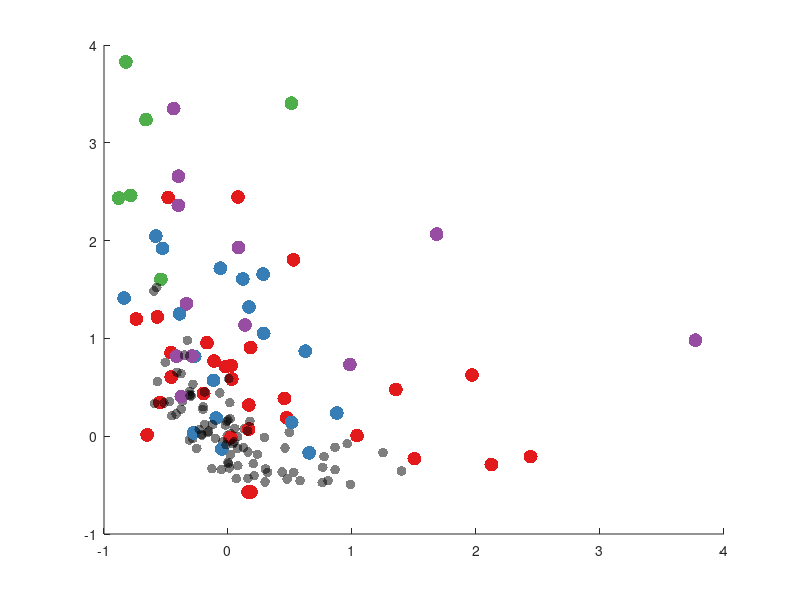

Write MATLAB code to recreate this figure. (Note: this script raises an error after producing the figure.)
% Script to plot figures with ROMnorm vs. MSEnorm
clear;

% Load data table (made in "generate_rom_mse_datatable.m")
%%% Save out params 1       2          3    4     5     6 
% Column 1 -- subject ID
% Column 2 -- control subject? 1=yes, 0=no
% Column 3 -- joint number (#1-11)
% Column 4 -- affected hand? 1=yes, 0=no (for controls affected=L, unaff=R)
% Column 5 -- [mse_min, mse, mse_max]; 
% Column 6 -- [rom_min, rom, rom_max];


% Assume you're in the doses-kincode directory: 
%nstd = 0.5; 
%load(['data/datatable' num2str(nstd) 'std_acc_samp_prec.mat'])
load('data/datatable_boot_acc_samp_prec.mat')

%% Get out mse_norm and rom_norm
mse_norm = []; % N x 3 
rom_norm = []; % N x 5
jt_ = []; % 1 x N 
id_ = []; % 1 x N: id: 1=aff, 2=unaff, 3=ctrl
subj_nm = {}; 

for jt = 1 : 11
    
    % Get control values to do the normalizations: 
    normal_rom = []; 
    normal_mse = []; 

    for i = 1:length(datatable)
            % correct joint             % normals
        if datatable{i}{3} == jt && datatable{i}{2} == 1
            mse = datatable{i}{5};
            rm = datatable{i}{6}; 
            normal_rom = [normal_rom rm(2)]; 
            normal_mse = [normal_mse mse(2)]; 
            
        end
    end

    % Calculate normalizers for this joint 
    medROM = median(normal_rom); 
    medMSE = median(normal_mse);

    % Now collect all data we care about and normalize it 
    for i = 1:length(datatable)
    
        % Correct joint 
        if datatable{i}{3} == jt 

            if datatable{i}{2} == 1 
                id_num = 3; % CONTROL -- not distinguishing b/w L/R; 
            
            elseif datatable{i}{2} == 0 && datatable{i}{4} == 1 % affected
                id_num = 1; % AFF
               
            elseif datatable{i}{2} == 0 && datatable{i}{4} == 0 % unaffected
                id_num = 2; %UNAFF
            else
                disp('Mistake! You should NOT end up here -- you should be in one of the above if/else statements')
                keyboard
            end
            
            % Save [min, val, max] for mse/rom: 
            mse = datatable{i}{5};
            rm = datatable{i}{6}; 
            mse_norm = [mse_norm; (mse - medMSE)/medMSE ];
            rom_norm = [rom_norm; (rm  - medROM)/medROM ]; 
            jt_ = [jt_ jt]; 
            id_ = [id_ id_num]; 
            subj_nm{end+1} = datatable{i}{1}{1}; 

        end
    end
end

%% Plot rom_norm vs. mse_norm

% Plot datapoints 
ix1 = find(id_==1); % affected
ix2 = find(id_==2); %unaffected
ix3 = find(id_==3); % ctrls 

%% Plot 1 -- only mean, by joint category
figure; hold all; 
ax = subplot(1,1,1); 

% Which data to consider "abnormal" 
load('data/norm_abn_pat_indices.mat', 'save_indices'); 

% key options : 
% 'all_patients', -- all patients' affected jts regardless of whether in the 
% %                   'normal ellipse' or not are used to make
%                       joint-specific ellipses (not used) 
% 'all_mean_outside_ellipse_patients' -- if the mean of the patient / joint
%                       is outside the ellipse, then use this to make joint
%                       specific ellipses (used for fig 2) 
% 'all_error_outside_ellipse_patients' -- if the mean and ALL the error
%                        bars are outside the ellipse, then use this to 
%                        make joint specific ellipses (used for supp fig 3)
abnormal_key = 'all_mean_outside_ellipse_patients'; 

% light to dark 
%colors_p = {[253,204,138],[252,141,89],[227,74,51],[179,0,0]};
colors_p = {[228,26,28],[55,126,184],[77,175,74],[152,78,163]}; 

% light to dark 
%colors_c = {[.8, .8, .8], [.6, .6, .6], [.4, .4, .4], [.2, .2, .2]}; 
%colors_c = colors_p; 

for i=1:11
    if i<=5 % distal joints 
        %mark = 's';
        c = 1; % category 1 
    elseif i==6 % elbow 
        %mark = 'o'; 
        c = 3; % category 3 -- elbow 
    elseif i<=9 % palm 
        %mark = 'h'; 
        c = 2; % category 2 -- wrist 
    elseif i<=11 % shoulder
        %mark = 'd'; 
        c = 4; % category 4 -- wrist
    end
    ix_jt1 = find(jt_(ix1) == i); 
    ix_jt2 = find(jt_(ix2) == i); 
    ix_jt3 = find(jt_(ix3) == i); 
    
    % Affected (red) 
    n = length(ix_jt1); 
    scatter(rom_norm(ix1(ix_jt1), 2), mse_norm(ix1(ix_jt1), 2), 100, repmat(colors_p{c}/256, [n, 1]), 'filled');

    % Control (black) 
    n = length(ix_jt3); 
    scatter(rom_norm(ix3(ix_jt3), 2), mse_norm(ix3(ix_jt3), 2), 50, 'k', 'filled', 'MarkerFaceAlpha', .5);  

    % Unaffected (blue)-- remove this for now 
    %scatter(rom_norm(ix2(ix_jt2), 2), mse_norm(ix2(ix_jt2), 2), 100, 'b', 'filled', mark)  
end

% Confidence ellipse 
[~] = plot_conf_ellipse(ax, rom_norm(ix3, 2), mse_norm(ix3, 2),'k',...
    rom_norm(ix1, 2), mse_norm(ix1, 2));

% Also plot confidence ellipses for abnormal distal/wrist/elbow/shoulder
ellipse_data = {}; 
for c = 1:4
    ellipse_data{c} = []; 
end

% Which jts are abnormal; 
abn_jts = save_indices.(abnormal_key); 

for i=1:11
    if i<=5 % distal joints 
        c = 1; % category 1 
    elseif i==6 % elbow 
        c = 3; % category 3 -- elbow 
    elseif i<=9 % palm 
        c = 2; % category 2 -- wrist 
    elseif i<=11 % shoulder
        c = 4; % category 4 -- wrist
    end
    
    
    % Get joints
    ix_jt1 = find(jt_(abn_jts) == i); 

    % save data for ellipse making later 
    ellipse_data{c} = [ellipse_data{c};...
        [rom_norm(abn_jts(ix_jt1), 2) mse_norm(abn_jts(ix_jt1), 2)]]; 
end

for c = 1:4
    [~] = plot_conf_ellipse(ax, ellipse_data{c}(:, 1),...
        ellipse_data{c}(:, 2), colors_p{c}/256,...
        [], [], 75);
end


%% Plot 2 -- affected/unaffected plus ellipse 
figure; hold all; 
ax = subplot(1,1,1); 

% Plot dots 
plot(rom_norm(ix1, 2), mse_norm(ix1, 2), 'r.', 'MarkerSize',15)
plot(rom_norm(ix2, 2), mse_norm(ix2, 2), '.', 'MarkerSize',15, 'Color', [100, 148, 165]/256)

% Plot errorbars
% for i = 1:length(ix1)
%     plot([rom_norm(ix1(i), 1), rom_norm(ix1(i), 3)],...
%          [mse_norm(ix1(i), 2), mse_norm(ix1(i), 2)], 'r-', 'MarkerSize',15)
%     plot([rom_norm(ix1(i), 2), rom_norm(ix1(i), 2)],...
%          [mse_norm(ix1(i), 1), mse_norm(ix1(i), 3)], 'r-', 'MarkerSize',15)
% end

% Plot control subjects 
plot(rom_norm(ix3, 2), mse_norm(ix3, 2), 'k.', 'MarkerSize',15)  

% Plot errorbars for normals
% for i = 1:length(ix3)
%     plot([rom_norm(ix3(i), 1), rom_norm(ix3(i), 3)],...
%          [mse_norm(ix3(i), 2), mse_norm(ix3(i), 2)], 'k-', 'MarkerSize',15)
%     plot([rom_norm(ix3(i), 2), rom_norm(ix3(i), 2)],...
%          [mse_norm(ix3(i), 1), mse_norm(ix3(i), 3)], 'k-', 'MarkerSize',15)
% end

% Confidence ellipse 
[~] = plot_conf_ellipse(ax, rom_norm(ix3, 2), mse_norm(ix3, 2),'k',...
    rom_norm(ix1, 2), mse_norm(ix1, 2));

% Labels 
xlabel('Norm ROM')
ylabel('Norm MSE')

%% Plot 2.5 -- normal / patients for individual joints
jts_ids = [5, 6, 10]; % from generate_fig2
jt_nms = {'Index DIP', 'Elbow Flex/Ext', 'Shoulder Abd/Add'}; 

jt_cols = {[237, 32, 36]/256, [118, 172, 66]/256, [127, 47, 141]/256}; % R/G/purple
subjects = {'B8M', 'B12J', 'S13J'}; 

for i_j = 1:length(jts_ids)
    figure(i_j); hold all; 

    % Plot the 'normals' ellipse 
    ax = gca; 
    [~] = plot_conf_ellipse(ax, rom_norm(ix3, 2), mse_norm(ix3, 2),'k',...
        [], []);
    
    % Now plot the individual normal points for this joint; 
    jix3 = find(jt_(ix3) == jts_ids(i_j));
    plot(rom_norm(ix3(jix3), 2), mse_norm(ix3(jix3), 2), 'k.','MarkerSize', 20)

    % Now plot the affected patient jts for this joint 
    jix1 = find(jt_(ix1) == jts_ids(i_j));

    for subj = 1:length(subjects)
        subjid = subjects{subj}; 

        for j = 1:length(jix1)
            ogix = ix1(jix1(j)); 
            if contains(subj_nm{ogix}, subjid)
                plot(rom_norm(ogix, 2), mse_norm(ogix, 2), '.', 'Color', jt_cols{i_j}, 'MarkerSize', 20)
                text(rom_norm(ogix, 2), mse_norm(ogix, 2), subjid, 'Color', jt_cols{i_j})
            end
        end
    end
    xlim([-1, 1.5])
    ylim([-1, 3.5])

    % save 
    set(gcf, 'Position', [0, 0, 400, 400])
    title(jt_nms{i_j})
    xlabel('Norm. ROM')
    ylabel('Norm. T2TV')
    saveas(figure(jt), ['figs/jt_id' num2str(jts_ids(i_j)) '_normROMvMSE.svg'])

end

%% Plot 3 -- Median values for normal, borderline, abnormal points
% inside or outside the ellipse 
test_result = plot_conf_ellipse(ax, rom_norm(ix3, 2), mse_norm(ix3, 2),'k',...
    rom_norm(ix1, 2), mse_norm(ix1, 2)); 

% Make sure output is the right length 
assert(length(test_result) == length(ix1))

% Dummy figure 
figure; ax2=subplot(1,1,1); 

% Test whether all 4 points of the 2D error bars (N/E/S/W) are outside the
% error ellipse as well
% North
tr1 = plot_conf_ellipse(ax2, rom_norm(ix3, 2), mse_norm(ix3, 2),'k',...
    rom_norm(ix1, 2), mse_norm(ix1, 3)); 
% South
tr2 = plot_conf_ellipse(ax2, rom_norm(ix3, 2), mse_norm(ix3, 2),'k',...
    rom_norm(ix1, 2), mse_norm(ix1, 1));
% East
tr3 = plot_conf_ellipse(ax2, rom_norm(ix3, 2), mse_norm(ix3, 2),'k',...
    rom_norm(ix1, 3), mse_norm(ix1, 2)); 
% West
tr4 = plot_conf_ellipse(ax2, rom_norm(ix3, 2), mse_norm(ix3, 2),'k',...
    rom_norm(ix1, 1), mse_norm(ix1, 2)); 

% Adds all test results %
sum_test_res = sum([test_result', tr1', tr2', tr3', tr4'], 2); 
assert(length(sum_test_res) == length(ix1))

% Find points that are ALL outside the ellipse; 
ix_abn = find(sum_test_res == 5);

% Points were mean is outside error ellipse (but all 4 pts of error may not
% be) 
ix_med = find(test_result == 1); 

% All points 
ix_all = 1:length(test_result); 

% Save these indices
% save_indices = struct(); 
% save_indices.('all_patients') = ix1; 
% save_indices.('all_mean_outside_ellipse_patients') = ix1(ix_med); 
% save_indices.('all_error_outside_ellipse_patients') = ix1(ix_abn); 
% save('data/norm_abn_pat_indices.mat', 'save_indices')

% Plot median plots for ROM/MSE for distal
% Jt indices to count as distal/palm/elb/shouder
dist_ix = 1:5; 
palm_ix = 7:9;
elb_ix = 6; 
shoul_ix = 10:11; 

inds = {dist_ix, palm_ix, elb_ix, shoul_ix}; 
jt_labels = {'Distal', 'Wrist', 'Elbow', 'Shoulder'}; 

% Same markers as Tom's Fig2 plot for distal/palm/elb/shouder
marker = {'s', 'h', 'o', 'd'}; 

% 3 different median lines to compute -- all / abnormal mean / abnormal
% mean+abnormal error bars
lev_ix = {ix_abn, ix_med, ix_all}; 
lev_color = {'r', 'm', 'k'}; 
lev_label = {'abn-pt', 'abn+border-pt', 'all-pt'}; 

% Different metrics to plot (rom/mse)
mets = {rom_norm(ix1, 2), mse_norm(ix1, 2)}; 
met_label = {'rom', 'mse'}; 

% Joint labels 
jts = jt_(ix1); 

% Make sure lengths of jts and mets match up since "jts" will be used to
% index into mets; 
assert(length(jts) == length(mets{1}))
assert(length(jts) == length(mets{2}))


figure; 
for met = 1:2

    % First subplot for first metric 
    subplot(1, 2, met); hold all; 
    mt = mets{met}; 

    % For each of the different lines 
    for level=1:3

        % Use level indices derived from above for which datapoints to
        % include
        mt_lev = mt(lev_ix{level}); 
        jt_lev = jts(lev_ix{level}); 

        % Category of joints: 
        for cat=1:4

            % Find all indices that fall into this joint category
            jts_cat = []; 
            for j = 1:length(inds{cat})
                tmp = find(jt_lev==inds{cat}(j)); 
                jts_cat = [jts_cat tmp]; 
            end

            % Plot median of this joint
            plot(median(mt_lev(jts_cat)), level, marker{cat},...
                'Color', lev_color{level},...
                'MarkerFaceColor', lev_color{level},...
                'MarkerSize', 10);
        end

        % Plot horizontal line 
        plot([-1, 3], [level,level], '-',...
            'Color', lev_color{level}, 'LineWidth', 1.5);

        % Add text to describe this line's data 
        text(-1, level-.25, lev_label{level}, 'Color', lev_color{level});
    end

    % Add metric title
    title('Medians by Jt Category'); 
    xlabel(['Norm ' met_label{met}])
    ylim([0, 4]); 
end

%% Plot 4 -- plot out bar plot with stars for sig / non-signifcant comparisons to control data 
figure; 

% doing this to avoid needing to index by ix1 (bc already done in
% "norm_abn_pat_indices.mat" 
mets_patient = {rom_norm(:, 2), mse_norm(:, 2)}; 

% still want to index by ix3; 
mets_control = {rom_norm(ix3, 2), mse_norm(ix3, 2)}; 
mets_label = {'ROM norm', 'MSE norm'}; 

% Joint labels 
jts_p = jt_; 
jts_c = jt_(ix3); 
jt_labels = {'Distal', 'Wrist', 'Elbow', 'Shoulder'}; 

% Jt indices to count as distal/palm/elb/shouder
dist_ix = 1:5; % index/thumb
palm_ix =7:9;% palm abd / flex / prono
elb_ix = 6; % elbow 
shoul_ix = 10:11; % shoulder 

inds = {dist_ix, palm_ix, elb_ix, shoul_ix}; 

% any patient w/ mean outside ellipse, all patients
%lev_ix = {ix_med};%, ix_all}; 

% Which data to consider "abnormal" 
load('data/norm_abn_pat_indices.mat', 'save_indices'); 

% key options : 
% 'all_patients', -- all patients' affected jts regardless of whether in the 
% %                   'normal ellipse' or not are used to make
%                       joint-specific ellipses (not used) 
% 'all_mean_outside_ellipse_patients' -- if the mean of the patient / joint
%                       is outside the ellipse, then use this to make joint
%                       specific ellipses (used for fig 2) 
% 'all_error_outside_ellipse_patients' -- if the mean and ALL the error
%                        bars are outside the ellipse, then use this to 
%                        make joint specific ellipses (used for supp fig 3)
abnormal_key = 'all_error_outside_ellipse_patients'; 
lev_ix = {save_indices.(abnormal_key)}; 


lev_color = {'r'};%,'b'}; 
lev_label = {'abn-pt'};%, 'all-pt'}; 
linecolor = [.5, .5, .5]; 
controlface = [.2, .2, .2]; 
alphas = {.8, .4}; 

for met = 1:2

    subplot(1, 2, met); hold all; 
    ax = gca; 

    % index into right metric 
    met_p = mets_patient{met}; 
    met_c = mets_control{met}; 

    % for each patient level: 
    for level = 1:1 

        mt_lev_p = met_p(lev_ix{level}); 
        jt_lev_p = jts_p(lev_ix{level}); 

        for cat = 1:4
            
            % which joints are acceptable 
            keep_p = []; 
            keep_c = []; 

            % Aggregate joints 
            for j = 1:length(inds{cat})
                tmp = find(jt_lev_p==inds{cat}(j)); 
                keep_p = [keep_p tmp]; 

                tmp2 = find(jts_c == inds{cat}(j)); 
                keep_c = [keep_c tmp2]; 
            end

            % Plot boxplot for controls  
            if level == 1
                draw_boxplot(ax, cat, met_c(keep_c), linecolor, controlface, 0.5)
            end
    
            % patients 
            draw_boxplot(ax, cat + (level*.3), mt_lev_p(keep_p),...
                linecolor, colors_p{cat}/256, alphas{level}); 

            % control vs. patient bar 
            if level == 1
                p = ranksum(met_c(keep_c), mt_lev_p(keep_p)); 
                disp(['Metric ' mets_label{met}]); 
                disp(['Jt cat : ' jt_labels{cat}]); 
                disp(['Level: ' num2str(level)])
                disp(['p = ' num2str(p) ', Np = ' num2str(length(keep_p)) ', Nc = ' num2str(length(keep_c))]); 
                disp(' ')
                disp(' ')

                if p < 0.05
                    plot(cat + .15, max([max(met_c(keep_c)) max(mt_lev_p(keep_p))]), 'k*')
                end
            end

        end
    end

    xlabel('Joint Categories')
    xticks([1:4] + .25)
    xticklabels(jt_labels)
    ylabel(mets_label{met})

end

